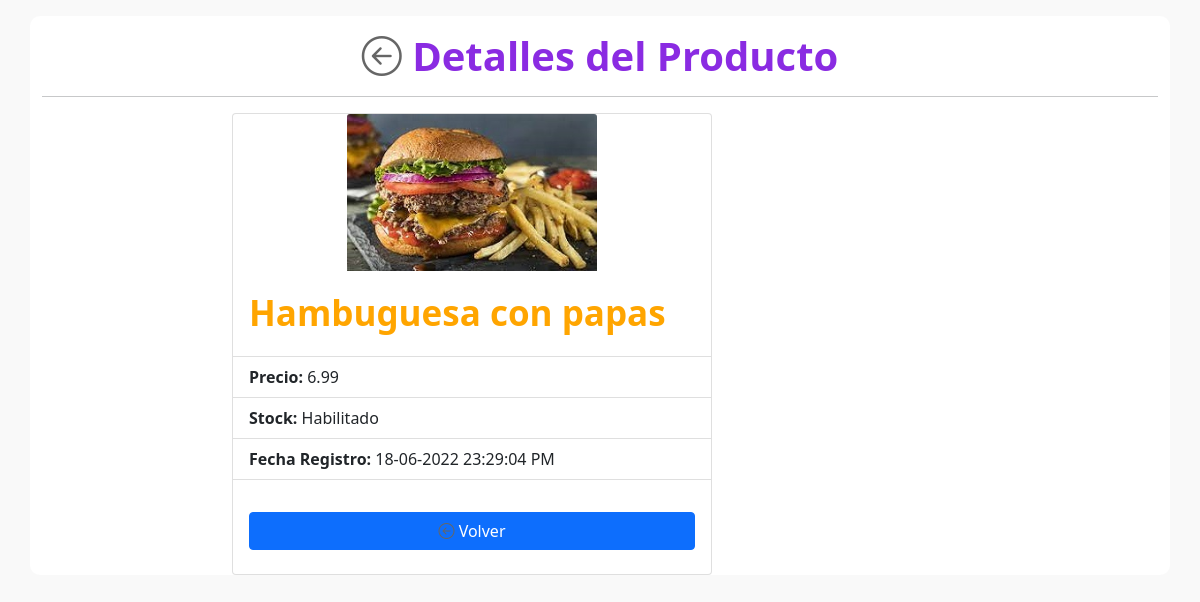
The app's page /viewDetails.php?id=133 with its own data.
### tables this page shows
CREATE TABLE `tabla_productos` (
  `id` int(10) NOT NULL,
  `nombre` varchar(100) DEFAULT NULL,
  `precio` decimal(10,2) DEFAULT NULL,
  `stock` varchar(50) DEFAULT NULL,
  `foto` varchar(1000) DEFAULT NULL,
  `fechaRegistro` varchar(50) NOT NULL
);

### viewDetails.php (the view, shortened to what this page needs)
<!DOCTYPE html>
<html lang="es">
<head>
    <link href="https://cdn.jsdelivr.net/npm/bootstrap@5.0.2/dist/css/bootstrap.min.css" rel="stylesheet"
>
    <link rel="stylesheet" href="https://cdn.jsdelivr.net/npm/bootstrap-icons@1.7.2/font/bootstrap-icons.css">
    <link rel="stylesheet" href="css/home.css">
</head>
<body>
            <div class="container mt-3">
        <div class="row justify-content-md-center">
            <div class="col-md-12">
                <h1 class="text-center mt-3">
                    <a href="./">
                        <i class="bi bi-arrow-left-circle"></i>
                    </a>
                    Detalles del Producto
                </h1>
                <hr class="mb-3">
            </div>
<?php
    include('db.php');
    $idProducto      = ($_REQUEST['id']);
    $sqlProductos   = ("SELECT * FROM tabla_productos WHERE id='$idProducto' LIMIT 1");
    $queryProductos = mysqli_query($con, $sqlProductos);
?>
            <div class="col-md-8">
                <?php
                while ($dataProducto = mysqli_fetch_array($queryProductos)) { ?>
                <div class="card" style="width: 30rem;">
                    <img src="fotosProductos/<?php echo $dataProducto['foto']; ?>" alt="foto perfil"
                        class="card-img-top fotoPerfil">
                    <div class="card-body">
                        <p class="card-text titleProducto"><?php echo $dataProducto['nombre']; ?></p>
                    </div>
                    <ul class="list-group list-group-flush">
                        <li class="list-group-item"><strong>Precio:</strong> <?php echo $dataProducto['precio']; ?>
                        </li>
                        <li class="list-group-item"><strong>Stock:</strong> <?php echo $dataProducto['stock']; ?></li>
                        <li class="list-group-item"><strong>Fecha Registro:</strong>
                            <?php echo $dataProducto['fechaRegistro']; ?></li>
                    </ul>
                    <div class="card-body">
                        <div class="d-grid gap-2 col-12 mx-auto">
                            <a href="./" class="btn btn-primary mt-3 mb-2">
                                <i class="bi bi-arrow-left-circle"></i>
                                Volver
                            </a>
                        </div>
                    </div>
                </div>
                <?php } ?>
            </div>
        </div>
    </div>
</body>
</html>

### css/home.css (style rules this page uses)
body { background-color: #f9f9f9 !important; }
.container { background-color: #fff; border-radius: 10px !important; }
h1 { font-weight: 800; color: blueviolet; }
p { font-size: 35px; font-weight: 800; color: orange; }
a { text-decoration: none; }
.bi-arrow-left-circle { color: #666; }
.fotoPerfil { margin: 0 auto; max-width: 250px; }
.titleProducto { color: orange; font-weight: 800; }

### records on screen
tabla_productos: foto (picture), nombre "Hambuguesa con papas", precio "6.99", stock "Habilitado", fechaRegistro "18-06-2022 23:29:04 PM"
